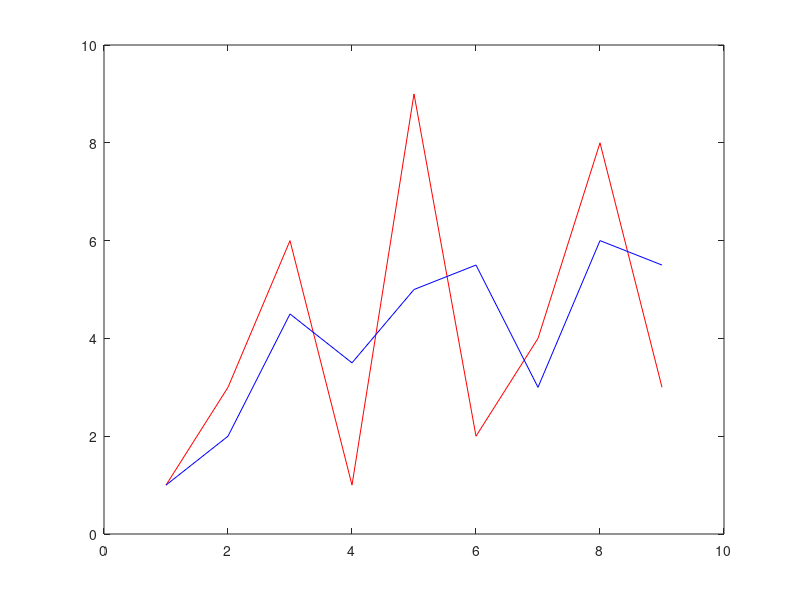

This chart was generated by the following MATLAB code:
close all;
a = [1;3;6;1;9;2;4;8;3];
b = [1;1;3;6;1;9;2;4;8];
kFilterFactor = 0.5;
c = (a .* kFilterFactor) + (b .*(1-kFilterFactor));
figure(1);
plot(a,'r');
hold on;
plot(c,'b');